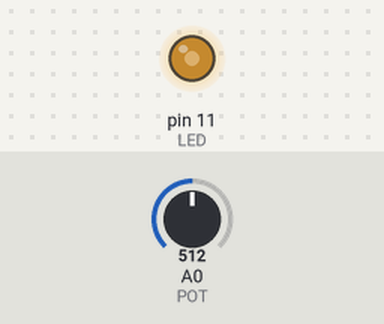
Bench run of a sketch on a simulated Arduino Uno, built with avr-gcc and run on an emulated ATmega328P. Shown: output pins drawn as LEDs (lit = HIGH). The inputs (shaded band) are chosen by the test bench; at power-on: A0 (POT) = 512.

Above: at 1.2 s.
1.3 s: A0 (POT) set to 716
At 2.2 s:
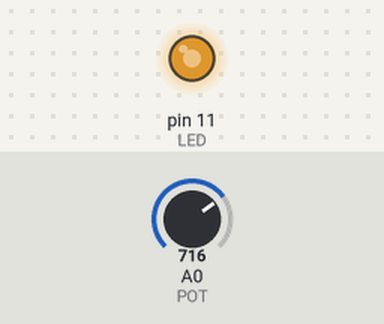
2.8 s: A0 (POT) set to 900
At 3.4 s:
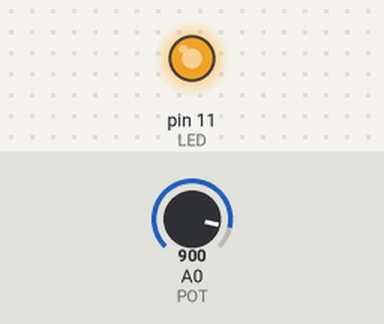
4.3 s: A0 (POT) set to 122
At 5.5 s:
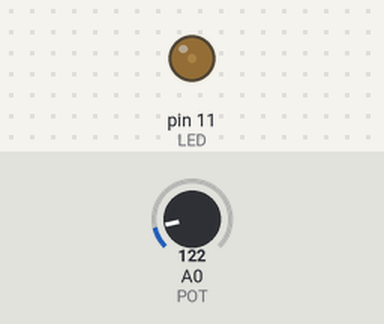
5.8 s: A0 (POT) set to 0
At 6.9 s:
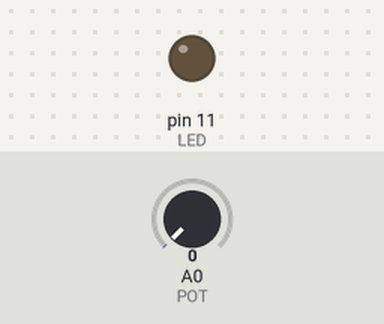
7.3 s: A0 (POT) set to 511
At 8.0 s:
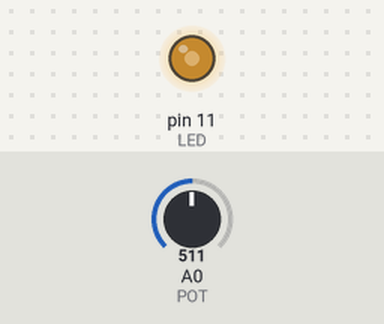
Timing chart, 0 to 9.8 s (numbered marks = the images above; inputs shaded):
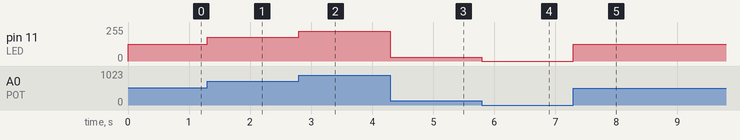

Measured:
- after the input at 1.3 s, pin 11 (LED): 127/255 → 178/255 at once
- after the input at 2.8 s, pin 11 (LED): 178/255 → 224/255 at once
- after the input at 4.3 s, pin 11 (LED): 224/255 → 30/255 at once
- after the input at 5.8 s, pin 11 (LED): 30/255 → 0/255 at once
- after the input at 7.3 s, pin 11 (LED): 0/255 → 127/255 at once

The sketch:

stunning_uusam1.ino
```cpp
int LED = 11;
int POT = A0;

void setup() {
	pinMode(LED, OUTPUT);
	pinMode(POT, INPUT);
  	digitalWrite(LED, LOW);
}

void loop () {

  int lum = map(analogRead(POT), 0, 1023,0,255);
  analogWrite(LED, lum);

}
```
